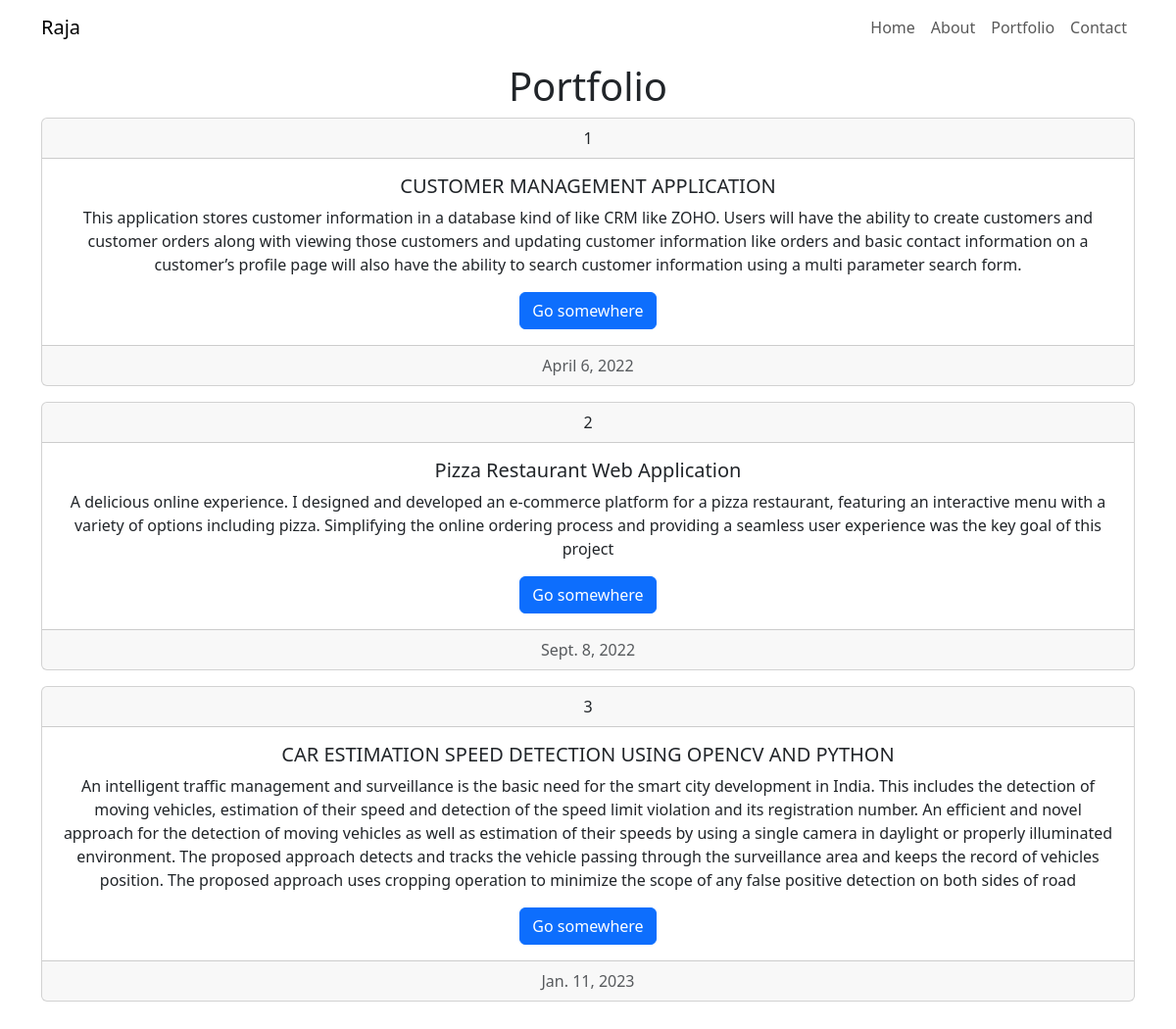
The page /portfolio/ on the database its author committed.
### portfolio/models.py (models this page shows, shortened)
class Project_details(models.Model):
    title = models.CharField(max_length=100)
    description = models.TextField()
    year = models.DateField(auto_now=False, auto_now_add=False)
    class Meta:
        db_table = 'Project_details_table'
        managed = True
        verbose_name = 'Project_details'
        verbose_name_plural = 'Project_details'

### portfolio/views.py (the view)
# urls.py: path("", include("portfolio.urls")),
def portfolio(request):
    data = Project_details.objects.all()
    return render(request, 'portfolio.html', {'data':data})

### portfolio/templates/portfolio.html
{% extends 'base.html' %}
{% block portfolio %}
<br>
<br>
<section id="portfolio">
    <div class="container mt-3">
        <h1 class="text-center">Portfolio</h1>
        {% for i in data %}
        <div class="card text-center mb-3">
            <div class="card-header">
              {{i.id}}
            </div>
            <div class="card-body">
              <h5 class="card-title">{{i.title}}</h5>
              <p class="card-text">{{i.description}}</p>
              <a href="#" class="btn btn-primary">Go somewhere</a>
            </div>
            <div class="card-footer text-muted">
              {{i.year}}
            </div>
          </div>
          {% endfor %}
        <br>
</section>
{% endblock portfolio %}

### portfolio/templates/base.html (shortened to what this page needs)
{% load static %}
<!DOCTYPE html>
<html>
    <head>
        <link href="https://cdn.jsdelivr.net/npm/bootstrap@5.3.0-alpha3/dist/css/bootstrap.min.css" rel="stylesheet">
        <link rel="stylesheet" href="static/css/base.css">
    </head>
    <body>
    <nav class="navbar navbar-expand-lg fixed-top navbarScroll bg-white">
        <div class="container">
            <a class="navbar-brand" href="{% url 'home' %}">Raja</a>
            <div class="collapse navbar-collapse" id="navbarSupportedContent">
                <ul class="navbar-nav ms-auto">
                    <li class="nav-item active">
                        <a class="nav-link" href="{% url 'home' %}">Home</a>
                    </li>
                    <li class="nav-item">
                        <a class="nav-link" href="{% url 'about' %}">About</a>
                    </li>
                    <li class="nav-item">
                        <a class="nav-link" href="{% url 'portfolio' %}">Portfolio</a>
                    </li>
                    <li class="nav-item">
                        <a class="nav-link" href="{% url 'contact' %}">Contact</a>
                    </li>
                </ul>
            </div>
        </div>
    </nav>
            {% block portfolio %}
            {% endblock portfolio %}
    </body>
</html>

### static/css/base.css (style rules this page uses)
.card { margin-bottom: 10px; }

### rows shown on the page
Project_details: id "1", title "CUSTOMER MANAGEMENT APPLICATION", description "This application stores customer information in a database kind of like CRM like ZOHO. Users will have the ability to create customers and customer orders along with viewing those customers and updating customer information like orders and basic contact information on a customer’s profile page will also have the ability to search customer information using a multi parameter search form.", year "April 6, 2022"
Project_details: id "2", title "Pizza Restaurant Web Application", description "A delicious online experience. I designed and developed an e-commerce platform for a pizza restaurant, featuring an interactive menu with a variety of options including pizza. Simplifying the online ordering process and providing a seamless user experience was the key goal of this project", year "Sept. 8, 2022"
Project_details: id "3", title "CAR ESTIMATION SPEED DETECTION USING OPENCV AND PYTHON", description "An intelligent traffic management and surveillance is the basic need for the smart city development in India. This includes the detection of moving vehicles, estimation of their speed and detection of the speed limit violation and its registration number. An efficient and novel approach for the detection of moving vehicles as well as estimation of their speeds by using a single camera in daylight or properly illuminated environment. The proposed approach detects and tracks the vehicle passing through the surveillance area and keeps the record of vehicles position. The proposed approach uses cropping operation to minimize the scope of any false positive detection on both sides of road", year "Jan. 11, 2023"
